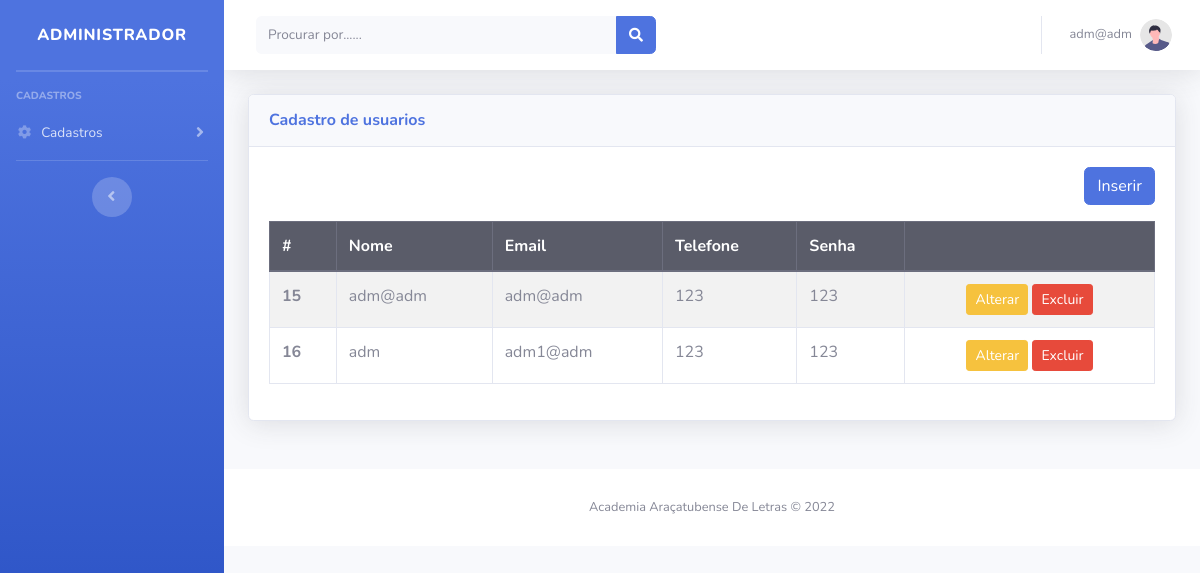
/modulos/usuarios/usuarios.php (signed in), run on an earlier commit of the app's database.
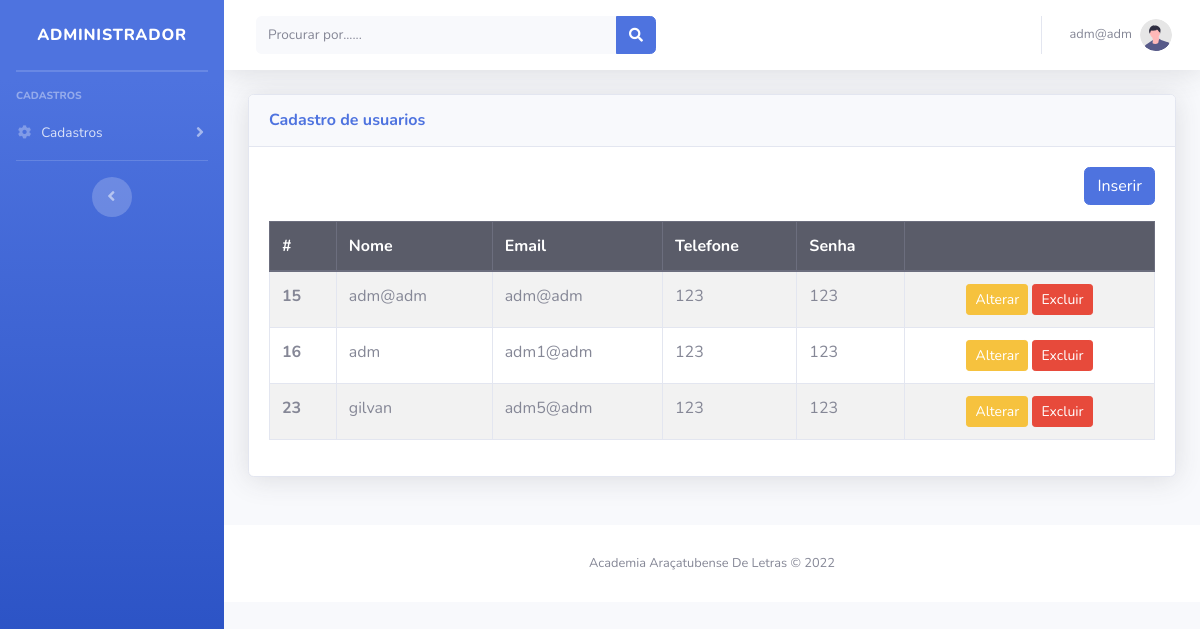
And on a later commit of the database.
### tables this page shows
CREATE TABLE `usuario` (
  `id` int(11) NOT NULL,
  `nome` varchar(150) NOT NULL,
  `email` varchar(100) NOT NULL,
  `telefone` bigint(20) NOT NULL,
  `senha` varchar(20) NOT NULL
);

### config.php (called while the page is built, shortened)
<?php
    function arquivo($file)
    {
        return ROOT_PATH . $file;
    }
    function usuario()
    {
        $id = $_SESSION['usuario'];
        $sql = "SELECT * FROM usuario WHERE id = $id";
        $query = $GLOBALS['conexaoBanco']->query($sql);
        return $query->fetch();
    }

### modulos/usuarios/usuarios.php (the view, shortened to what the changed rows need)
<!DOCTYPE html>
<html lang="pt-br">
<?php
include '../../config.php';
?>
<?php include_once path('template/head.php'); ?>
<body id="page-top">
    <div id="wrapper">
        <div id="content-wrapper" class="d-flex flex-column">
            <div id="content">
                <?php include_once path('template/navbar.php'); ?>
                <div class="container-fluid">
                    <div class="row">
                        <div class="col-12 mb-4">
                            <div class="card shadow mb-4">
                                <div class="card-body">
                                    <table class="table table-bordered table-striped">
                                        <thead>
                                            <tr class="thead-dark">
                                                <th>#</th>
                                                <th>Nome</th>
                                                <th>Email</th>
                                                <th>Telefone</th>
                                                <th>Senha</th>
                                                <th></th>
                                            </tr>
                                        </thead>
                                        <tbody>
                                            <?php
                                            $pdo = Banco::conectar();
                                            $sql = 'SELECT * FROM  usuario';
                                            foreach ($pdo->query($sql) as $row) { ?>
                                                <tr>
                                                    <th scope="row"><?= $row['id'] ?></th>
                                                    <td><?= $row['nome'] ?></td>
                                                    <td><?= $row['email'] ?></td>
                                                    <td><?= $row['telefone'] ?></td>
                                                    <td><?= $row['senha'] ?></td>
                                                    <td width='250' class="text-center">
                                                        <a class="btn btn-sm btn-warning" href="alterar.php?id=<?= $row['id'] ?>">Alterar</a>
                                                        <a class="btn btn-sm btn-danger" href="delete.php?id=<?= $row['id'] ?>" onclick="return confirm('Deseja realmente apagar o registro?')">Excluir</a>
                                                    </td>
                                                </tr>
                                            <?php }
                                            ?>
                                        </tbody>
                                    </table>
                                </div>
                            </div>
                        </div>
                    </div>
                </div>
            </div>
        </div>
</body>
</html>

### template/navbar.php (shortened to what the changed rows need)
<nav class="navbar navbar-expand navbar-light bg-white topbar mb-4 static-top shadow">
    <ul class="navbar-nav ml-auto">
        <li class="nav-item dropdown no-arrow">
            <a class="nav-link dropdown-toggle" href="#" id="userDropdown" role="button" data-toggle="dropdown" aria-haspopup="true" aria-expanded="false">
                <span class="mr-2 d-none d-lg-inline text-gray-600 small"><?= usuario()['nome'] ?></span>
                <img class="img-profile rounded-circle" src="<?= arquivo('img/undraw_profile.svg') ?>">
            </a>
        </li>
    </ul>
</nav>

What changed in the data, as far as the page shows it:
added usuario: id "23", nome "gilvan", email "adm5@adm", telefone "123", senha "123"
